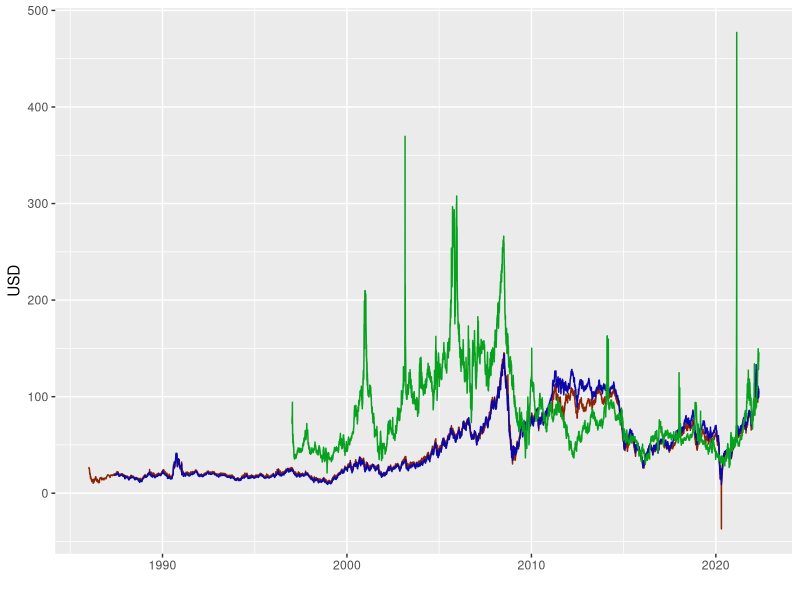

The R script that drew this image:
rm(list=ls())

WTI <- read.csv("../data/WTI.csv", header = F)
names(WTI) <- c("date", "USD")
WTI$date <- as.Date(WTI$date, "%m/%d/%Y")

BRENT <- read.csv("../data/BRENT.csv", header = F)
names(BRENT) <- c("date", "USD")
BRENT$date <- as.Date(BRENT$date, "%m/%d/%Y")

HENRY <- read.csv("../data/NG.csv", header = F)
names(HENRY) <- c("date", "USD")
HENRY$date <- as.Date(HENRY$date, "%m/%d/%Y")
plotC <- 20
HENRY$Btu <- HENRY$USD
HENRY$USD <- HENRY$Btu * plotC

library(ggplot2)

p <- ggplot(WTI, aes(x=date, y=USD)) +
  geom_line(data = WTI, color="#8c2303") + 
  geom_line(data = BRENT, color="#0c07a8") +
  geom_line(data = HENRY, color="#06a11e") +
  xlab("")
show(p)
